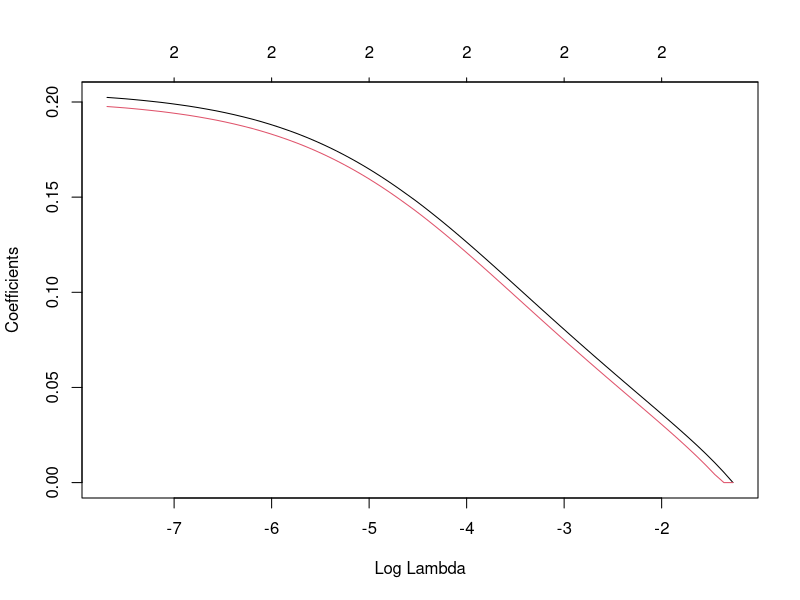

Write R code to recreate this figure.
library(glmnet)

#Load data
data <- read.csv("q14_data.csv")

my_sigmoid=function(z){
  1/(1+exp(-z))
}



#Predictor variables
X <- as.matrix(data[,c(1,2)])

#Add ones to X
X <- cbind(rep(1,nrow(X)),X)

#Response variable
Y <- as.matrix(data$label)

glmmod <- glmnet(X, y=as.factor(Y), alpha=1, family="binomial")

# Plot variable coefficients vs. shrinkage parameter lambda.
plot(glmmod, xvar="lambda")

print(glmmod)
